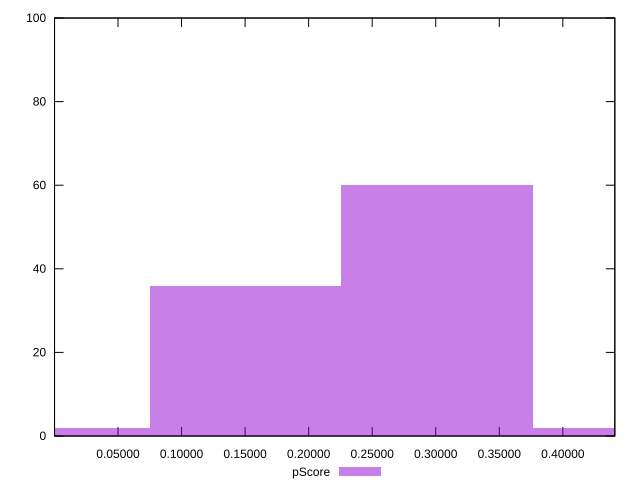

Here is the gnuplot script that generated this plot:
reset

$pScore <<EOF
0 2
0.30112524401339724 60
0.45168786602009586 2
0.15056262200669862 36
EOF

set key outside below
set boxwidth 0.15056262200669862
set xrange [0.00006185765467908722:0.44089827044435903]
set yrange [0:100]
set trange [0:100]
set style fill transparent solid 0.5 noborder
set terminal svg size 640, 490 enhanced background rgb 'white'
set output "reprap/speed-index/samples/pages/pScore/histogram.svg"

plot $pScore title "pScore" with boxes

reset
